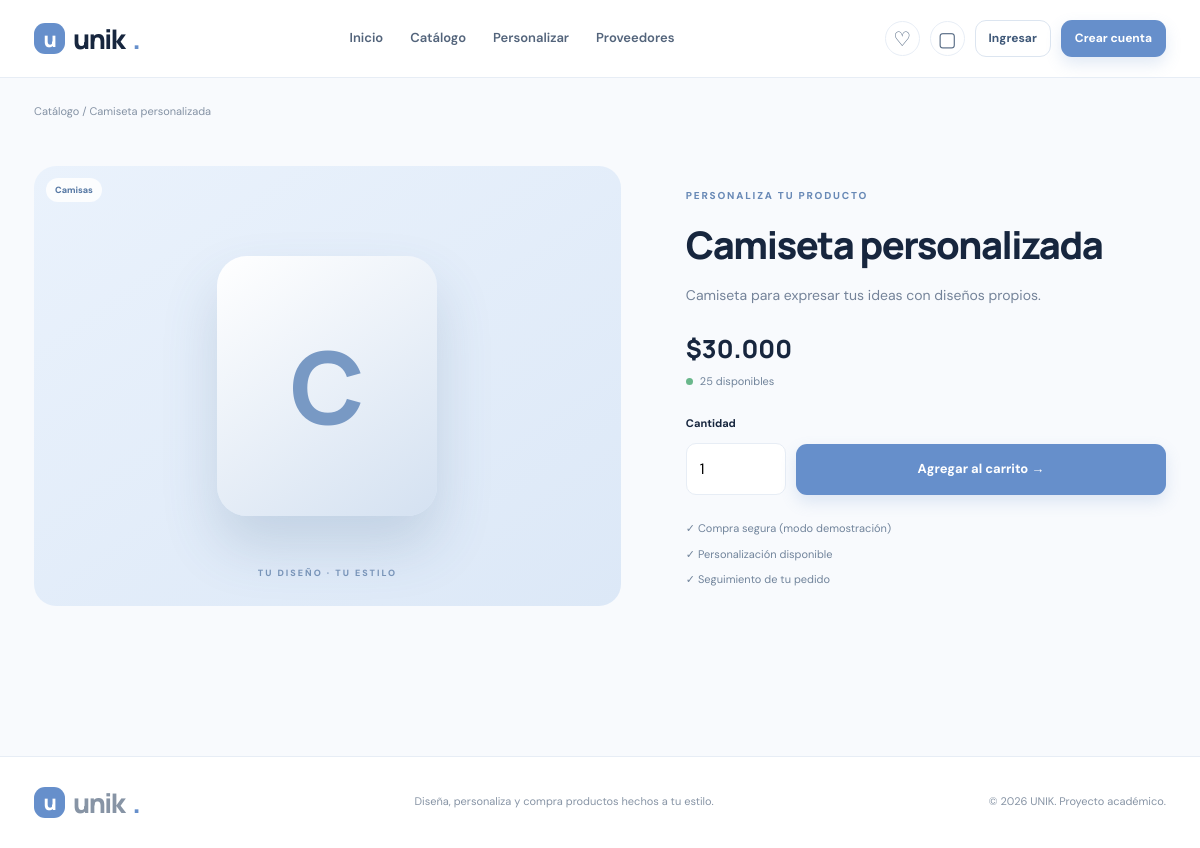
Screenshot of /product.php?id=1 with the database file from the repository.
### tables this page shows
CREATE TABLE IF NOT EXISTS products (
  id INT UNSIGNED AUTO_INCREMENT PRIMARY KEY,
  name VARCHAR(120) NOT NULL,
  description TEXT,
  category VARCHAR(60) NOT NULL,
  price DECIMAL(10,2) NOT NULL,
  stock INT NOT NULL DEFAULT 0,
  active TINYINT(1) NOT NULL DEFAULT 1,
  created_at TIMESTAMP DEFAULT CURRENT_TIMESTAMP
);

### includes/functions.php (called while the page is built, shortened)
<?php
function e(?string $value): string {
    return htmlspecialchars($value ?? '', ENT_QUOTES, 'UTF-8');
}
function money($value): string {
    return '$' . number_format((float)$value, 0, ',', '.');
}

### product.php (the view, shortened to what this page needs)
<?php
require_once __DIR__ . '/config/database.php';
require_once __DIR__ . '/includes/functions.php';
$id=(int)($_GET['id']??0); $stmt=$pdo->prepare("SELECT * FROM products WHERE id=? AND active=1"); $stmt->execute([$id]); $product=$stmt->fetch();
$pageTitle=$product['name'].' | UNIK';require __DIR__.'/includes/header.php';
?>
<div class="breadcrumb"><a href="catalog.php">Catálogo</a> / <?= e($product['name']) ?></div>
<section class="product-detail"><div class="detail-visual"><span class="product-tag"><?= e($product['category']) ?></span><div class="detail-letter"><?= e(strtoupper(substr($product['name'],0,1))) ?></div><span class="detail-caption">TU DISEÑO · TU ESTILO</span></div><div class="detail-copy"><span class="eyebrow">PERSONALIZA TU PRODUCTO</span><h1><?= e($product['name']) ?></h1><p><?= e($product['description']) ?></p><div class="detail-price"><?= money($product['price']) ?></div><div class="stock-line"><span class="stock-dot"></span><?= (int)$product['stock'] ?> disponibles</div><form method="post" class="purchase-form"><input type="hidden" name="csrf" value="<?= e(csrf_token()) ?>"><label for="quantity">Cantidad</label><input id="quantity" type="number" name="quantity" min="1" max="20" value="1"><button class="btn btn-primary btn-lg btn-full">Agregar al carrito →</button></form><div class="detail-benefits"><span>✓ Compra segura (modo demostración)</span><span>✓ Personalización disponible</span><span>✓ Seguimiento de tu pedido</span></div></div></section>
<?php require __DIR__.'/includes/footer.php'; ?>

### assets/css/styles.css (style rules this page uses)
* { box-sizing:border-box }
:root { --ink:#17263e;--muted:#718096;--blue:#668fcb;--blue-dark:#4775b6;--blue-pale:#eaf2fc;--line:#e7edf5;--surface:#fff;--bg:#f8fafd;--radius:20px }
html { scroll-behavior:smooth }
body { margin:0;background:var(--bg);color:var(--ink);font-family:'DM Sans',sans-serif;font-size:15px;line-height:1.6 }
a { color:inherit;text-decoration:none }
button,input,select { font:inherit }
.btn { border:1px solid transparent;border-radius:11px;padding:11px 18px;font-size:13px;font-weight:700;display:inline-flex;align-items:center;justify-content:center;gap:10px;cursor:pointer;transition:.2s }
.btn-primary { background:var(--blue);color:white;box-shadow:0 7px 16px #668fcb30 }
.btn-lg { padding:14px 21px }
.btn-full { width:100% }
.eyebrow { font-size:10px;letter-spacing:1.8px;font-weight:800;color:#6889b6;display:inline-flex;align-items:center;gap:8px }
.product-tag { position:absolute;top:12px;left:12px;background:#ffffffd9;color:#5678a4;border-radius:20px;padding:5px 9px;font-size:9px;font-weight:800;z-index:1 }
.breadcrumb { padding:25px 0;color:#8492a4;font-size:11px }
.product-detail { display:grid;grid-template-columns:1.1fr .9fr;gap:65px;padding:20px 0 70px;align-items:center }
.detail-visual { height:440px;border-radius:22px;background:linear-gradient(145deg,#eaf2fc,#dce8f7);display:grid;place-items:center;position:relative;overflow:hidden }
.detail-letter { width:220px;height:260px;border-radius:30px;background:linear-gradient(145deg,#fff,#d4e1f1);box-shadow:0 30px 55px #42658b30;display:grid;place-items:center;color:#7899c4;font:800 100px Manrope }
.detail-caption { position:absolute;bottom:25px;font-size:9px;letter-spacing:2px;color:#7894b8;font-weight:800 }
.detail-copy h1 { font:800 38px Manrope;letter-spacing:-1.5px;margin:12px 0 }
.detail-copy>p { color:#748399;font-size:14px }
.detail-price { font:800 25px Manrope;margin:24px 0 7px }
.stock-line { font-size:11px;color:#71849b }
.stock-dot,.status-dot { display:inline-block;width:7px;height:7px;border-radius:50%;background:#69b78b;margin-right:7px }
.purchase-form { display:grid;grid-template-columns:100px 1fr;gap:10px;align-items:end;margin-top:25px }
.purchase-form label { grid-column:1/-1;font-size:11px;font-weight:700 }
.purchase-form input { border:1px solid var(--line);border-radius:10px;padding:13px;width:100% }
.detail-benefits { display:grid;gap:8px;margin-top:25px;color:#71849b;font-size:11px }

### rows the page displays
products: name "Camiseta personalizada", category "Camisas", name "C", description "Camiseta para expresar tus ideas con diseños propios.", price "$30.000", stock "25"
